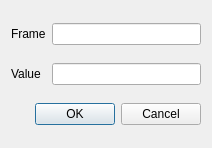
<?xml version="1.0" encoding="UTF-8"?>
<ui version="4.0">
 <class>QmlDesigner::SetFrameValueDialog</class>
 <widget class="QDialog" name="QmlDesigner::SetFrameValueDialog">
  <property name="geometry">
   <rect>
    <x>0</x>
    <y>0</y>
    <width>212</width>
    <height>148</height>
   </rect>
  </property>
  <property name="windowTitle">
   <string>Dialog</string>
  </property>
  <layout class="QGridLayout" name="gridLayout">
   <item row="0" column="0">
    <widget class="QLabel" name="labelFrame">
     <property name="text">
      <string>Frame</string>
     </property>
    </widget>
   </item>
   <item row="2" column="0" colspan="2">
    <widget class="QDialogButtonBox" name="buttonBox">
     <property name="orientation">
      <enum>Qt::Horizontal</enum>
     </property>
     <property name="standardButtons">
      <set>QDialogButtonBox::Cancel|QDialogButtonBox::Ok</set>
     </property>
    </widget>
   </item>
   <item row="0" column="1">
    <widget class="QLineEdit" name="lineEditFrame"/>
   </item>
   <item row="1" column="1">
    <widget class="QLineEdit" name="lineEditValue"/>
   </item>
   <item row="1" column="0">
    <widget class="QLabel" name="labelValue">
     <property name="text">
      <string>Value</string>
     </property>
    </widget>
   </item>
  </layout>
 </widget>
 <resources/>
 <connections>
  <connection>
   <sender>buttonBox</sender>
   <signal>accepted()</signal>
   <receiver>QmlDesigner::SetFrameValueDialog</receiver>
   <slot>accept()</slot>
   <hints>
    <hint type="sourcelabel">
     <x>248</x>
     <y>254</y>
    </hint>
    <hint type="destinationlabel">
     <x>157</x>
     <y>274</y>
    </hint>
   </hints>
  </connection>
  <connection>
   <sender>buttonBox</sender>
   <signal>rejected()</signal>
   <receiver>QmlDesigner::SetFrameValueDialog</receiver>
   <slot>reject()</slot>
   <hints>
    <hint type="sourcelabel">
     <x>316</x>
     <y>260</y>
    </hint>
    <hint type="destinationlabel">
     <x>286</x>
     <y>274</y>
    </hint>
   </hints>
  </connection>
 </connections>
</ui>
